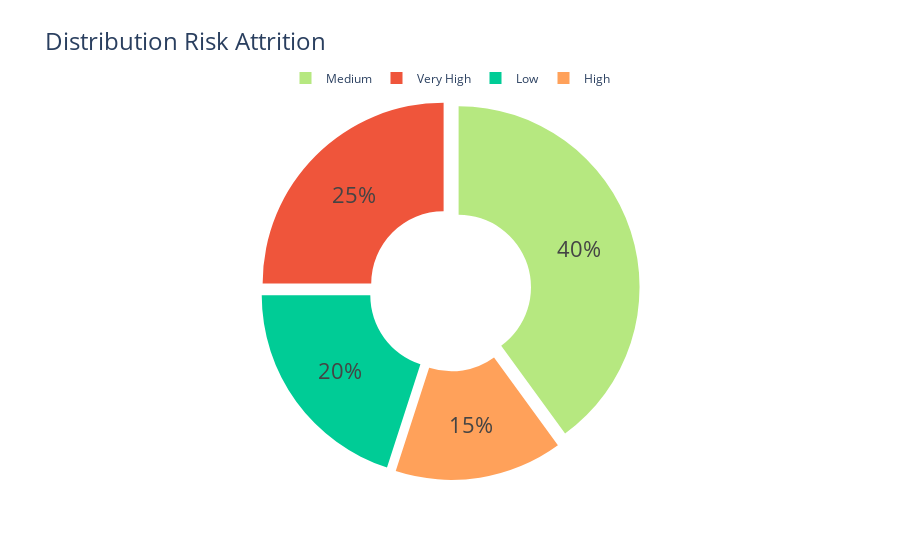

This figure's notebook cell:
### Markdown cell above
# Donut Perfil de Riesgo Salida (Total Plantilla)

### Code cell
count_values = new_df["RiskAttrition"].value_counts()

colors = {
    "Low": "#00CC96",
    "Medium": "#B6E880",
    "High": "#FFA15A",
    "Very High": "#EF553B"
}

fig = go.Figure(data=[go.Pie(labels=count_values.index, values=count_values.values, hole=0.4, pull=[0.05, 0.05, 0.05, 0.05])])


fig.update_traces(
    marker=dict(colors=[colors[label] for label in count_values.index]),
    textfont=dict(size=22)  # Aumentar el tamaño de los valores
)


fig.update_layout(
    title="Distribution Risk Attrition",  # Agregar un título
   
    title_font=dict(size=24),  # Ajustar el tamaño del título
    legend=dict(
        orientation="h",  # Orientación horizontal para la leyenda
        yanchor="bottom",  # Anclaje en la parte inferior
        y=1.02,  # Posición vertical
        xanchor="center",  # Anclaje a la derecha
        x=0.5  # Posición horizontal
    )
)


fig.show()

### Figure 1 — Plotly figure (JSON) as saved in the notebook; plotly's stock layout.template omitted (floating-point values rounded to 4 significant figures)
{"data": [{"hole": 0.4, "labels": ["Medium", "Very High", "Low", "High"], "marker": {"colors": ["#B6E880", "#EF553B", "#00CC96", "#FFA15A"]}, "pull": [0.05, 0.05, 0.05, 0.05], "textfont": {"size": 22}, "type": "pie", "values": [1763, 1102, 883, 661]}], "layout": {"legend": {"orientation": "h", "x": 0.5, "xanchor": "center", "y": 1.02, "yanchor": "bottom"}, "title": {"font": {"size": 24}, "text": "Distribution Risk Attrition"}}}
